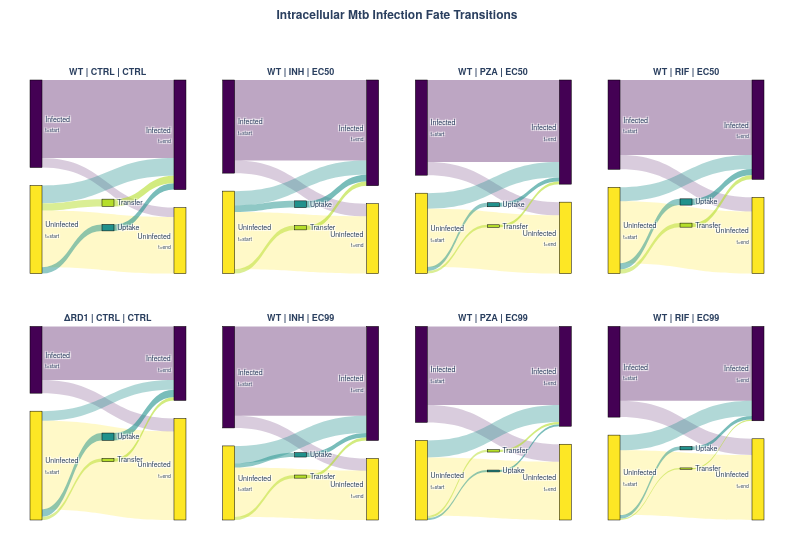

Source (notebook cell):
### Code cell
import pandas as pd
import plotly.graph_objects as go
from plotly.subplots import make_subplots
import os

# --- 1. Dimensions & Typography Configuration ---
# 210mm is approximately 794 pixels at 96 DPI
A4_WIDTH_PX = 794 
FIG_HEIGHT_PX = 550 # Adjusted for a balanced aspect ratio on A4

# Font Sizes
FONT_TITLE = 12
FONT_SUBPLOT = 9
FONT_NODES = 7

# Viridis Palette
c_infected = '#440154'   
c_uninfected = '#fde725' 
c_uptake = '#21918c'     
c_transfer = '#b5de2b'   

node_labels = [
    "Infected<br><sub>t=start</sub>", "Uninfected<br><sub>t=start</sub>", 
    "Infected<br><sub>t=end</sub>", "Uninfected<br><sub>t=end</sub>", 
    "Uptake", "Transfer"
]
node_colors = [c_infected, c_uninfected, c_infected, c_uninfected, c_uptake, c_transfer]

def hex_to_rgba(hex_col, alpha=0.3):
    hex_col = hex_col.lstrip('#')
    r, g, b = int(hex_col[0:2], 16), int(hex_col[2:4], 16), int(hex_col[4:6], 16)
    return f'rgba({r}, {g}, {b}, {alpha})'

link_colors_rgba = [
    hex_to_rgba(c_infected, 0.35), hex_to_rgba(c_infected, 0.20),
    hex_to_rgba(c_uptake, 0.35), hex_to_rgba(c_uninfected, 0.25),
    hex_to_rgba(c_uptake, 0.50), hex_to_rgba(c_transfer, 0.50),
    hex_to_rgba(c_uptake, 0.60), hex_to_rgba(c_transfer, 0.60)
]

# --- 2. Plot Construction ---
grid_conditions = [
    ('WT', 'CTRL', None), ('WT', 'INH', 'EC50'), ('WT', 'PZA', 'EC50'), ('WT', 'RIF', 'EC50'),
    ('ΔRD1', 'CTRL', None), ('WT', 'INH', 'EC99'), ('WT', 'PZA', 'EC99'), ('WT', 'RIF', 'EC99')
]

fig = make_subplots(
    rows=2, cols=4, 
    specs=[[{'type': 'sankey'}]*4]*2,
    vertical_spacing=0.12, # Space for subplot titles
    subplot_titles=[f"<b>{s} | {c} | {conc if conc else 'CTRL'}</b>" for s, c, conc in grid_conditions]
)

for i, (strain, compound, conc) in enumerate(grid_conditions):
    s, t, v = get_sankey_links(df, strain, compound, conc)
    if s:
        fig.add_trace(go.Sankey(
            node=dict(
                pad=18, thickness=12, 
                label=node_labels, color=node_colors,
                line=dict(color="black", width=0.5)
            ),
            link=dict(source=s, target=t, value=v, color=link_colors_rgba),
            textfont=dict(size=FONT_NODES, family="Helvetica Neue")
        ), row=(i // 4) + 1, col=(i % 4) + 1)

# --- 3. Final Layout & Export ---
fig.update_layout(
    title=dict(
        text="<b>Intracellular Mtb Infection Fate Transitions</b>",
        font=dict(size=FONT_TITLE),
        x=0.5, y=0.98
    ),
    width=A4_WIDTH_PX,
    height=FIG_HEIGHT_PX,
    font_family="Helvetica Neue",
    margin=dict(l=30, r=30, t=80, b=30)
)

# Update subplot title fonts
for i in fig['layout']['annotations']:
    i['font'] = dict(size=FONT_SUBPLOT)

save_path = "/Volumes/OPERA3/Nathan/data/macrohet/macrohet_results/manuscript/rebuttal_figs/final_final_final/supp/"
fig.write_html(f"{save_path}grid_sankey_viridis_fate.html")
fig.write_image(f"{save_path}grid_sankey_viridis_fate.pdf") 
fig.show()

### Figure 1 — Plotly figure (JSON) as saved in the notebook; plotly's stock layout.template omitted (floating-point values rounded to 4 significant figures)
{"data": [{"domain": {"x": [0, 0.2125], "y": [0.56, 1]}, "link": {"color": ["rgba(68, 1, 84, 0.35)", "rgba(68, 1, 84, 0.2)", "rgba(33, 145, 140, 0.35)", "rgba(253, 231, 37, 0.25)", "rgba(33, 145, 140, 0.5)", "rgba(181, 222, 43, 0.5)", "rgba(33, 145, 140, 0.6)", "rgba(181, 222, 43, 0.6)"], "source": [0, 0, 1, 1, 1, 1, 4, 5], "target": [2, 3, 2, 3, 4, 5, 2, 2], "value": [1447, 175, 330, 1048, 120, 135, 120, 135]}, "node": {"color": ["#440154", "#fde725", "#440154", "#fde725", "#21918c", "#b5de2b"], "label": ["Infected<br><sub>t=start</sub>", "Uninfected<br><sub>t=start</sub>", "Infected<br><sub>t=end</sub>", "Uninfected<br><sub>t=end</sub>", "Uptake", "Transfer"], "line": {"color": "black", "width": 0.5}, "pad": 18, "thickness": 12}, "textfont": {"family": "Helvetica Neue", "size": 7}, "type": "sankey"}, {"domain": {"x": [0.2625, 0.475], "y": [0.56, 1]}, "link": {"color": ["rgba(68, 1, 84, 0.35)", "rgba(68, 1, 84, 0.2)", "rgba(33, 145, 140, 0.35)", "rgba(253, 231, 37, 0.25)", "rgba(33, 145, 140, 0.5)", "rgba(181, 222, 43, 0.5)", "rgba(33, 145, 140, 0.6)", "rgba(181, 222, 43, 0.6)"], "source": [0, 0, 1, 1, 1, 1, 4, 5], "target": [2, 3, 2, 3, 4, 5, 2, 2], "value": [679, 107, 120, 483, 57, 36, 57, 36]}, "node": {"color": ["#440154", "#fde725", "#440154", "#fde725", "#21918c", "#b5de2b"], "label": ["Infected<br><sub>t=start</sub>", "Uninfected<br><sub>t=start</sub>", "Infected<br><sub>t=end</sub>", "Uninfected<br><sub>t=end</sub>", "Uptake", "Transfer"], "line": {"color": "black", "width": 0.5}, "pad": 18, "thickness": 12}, "textfont": {"family": "Helvetica Neue", "size": 7}, "type": "sankey"}, {"domain": {"x": [0.525, 0.7375], "y": [0.56, 1]}, "link": {"color": ["rgba(68, 1, 84, 0.35)", "rgba(68, 1, 84, 0.2)", "rgba(33, 145, 140, 0.35)", "rgba(253, 231, 37, 0.25)", "rgba(33, 145, 140, 0.5)", "rgba(181, 222, 43, 0.5)", "rgba(33, 145, 140, 0.6)", "rgba(181, 222, 43, 0.6)"], "source": [0, 0, 1, 1, 1, 1, 4, 5], "target": [2, 3, 2, 3, 4, 5, 2, 2], "value": [732, 118, 139, 520, 36, 23, 36, 23]}, "node": {"color": ["#440154", "#fde725", "#440154", "#fde725", "#21918c", "#b5de2b"], "label": ["Infected<br><sub>t=start</sub>", "Uninfected<br><sub>t=start</sub>", "Infected<br><sub>t=end</sub>", "Uninfected<br><sub>t=end</sub>", "Uptake", "Transfer"], "line": {"color": "black", "width": 0.5}, "pad": 18, "thickness": 12}, "textfont": {"family": "Helvetica Neue", "size": 7}, "type": "sankey"}, {"domain": {"x": [0.7875, 1], "y": [0.56, 1]}, "link": {"color": ["rgba(68, 1, 84, 0.35)", "rgba(68, 1, 84, 0.2)", "rgba(33, 145, 140, 0.35)", "rgba(253, 231, 37, 0.25)", "rgba(33, 145, 140, 0.5)", "rgba(181, 222, 43, 0.5)", "rgba(33, 145, 140, 0.6)", "rgba(181, 222, 43, 0.6)"], "source": [0, 0, 1, 1, 1, 1, 4, 5], "target": [2, 3, 2, 3, 4, 5, 2, 2], "value": [575, 109, 107, 475, 48, 31, 48, 31]}, "node": {"color": ["#440154", "#fde725", "#440154", "#fde725", "#21918c", "#b5de2b"], "label": ["Infected<br><sub>t=start</sub>", "Uninfected<br><sub>t=start</sub>", "Infected<br><sub>t=end</sub>", "Uninfected<br><sub>t=end</sub>", "Uptake", "Transfer"], "line": {"color": "black", "width": 0.5}, "pad": 18, "thickness": 12}, "textfont": {"family": "Helvetica Neue", "size": 7}, "type": "sankey"}, {"domain": {"x": [0, 0.2125], "y": [0, 0.44]}, "link": {"color": ["rgba(68, 1, 84, 0.35)", "rgba(68, 1, 84, 0.2)", "rgba(33, 145, 140, 0.35)", "rgba(253, 231, 37, 0.25)", "rgba(33, 145, 140, 0.5)", "rgba(181, 222, 43, 0.5)", "rgba(33, 145, 140, 0.6)", "rgba(181, 222, 43, 0.6)"], "source": [0, 0, 1, 1, 1, 1, 4, 5], "target": [2, 3, 2, 3, 4, 5, 2, 2], "value": [460, 112, 83, 758, 63, 28, 63, 28]}, "node": {"color": ["#440154", "#fde725", "#440154", "#fde725", "#21918c", "#b5de2b"], "label": ["Infected<br><sub>t=start</sub>", "Uninfected<br><sub>t=start</sub>", "Infected<br><sub>t=end</sub>", "Uninfected<br><sub>t=end</sub>", "Uptake", "Transfer"], "line": {"color": "black", "width": 0.5}, "pad": 18, "thickness": 12}, "textfont": {"family": "Helvetica Neue", "size": 7}, "type": "sankey"}, {"domain": {"x": [0.2625, 0.475], "y": [0, 0.44]}, "link": {"color": ["rgba(68, 1, 84, 0.35)", "rgba(68, 1, 84, 0.2)", "rgba(33, 145, 140, 0.35)", "rgba(253, 231, 37, 0.25)", "rgba(33, 145, 140, 0.5)", "rgba(181, 222, 43, 0.5)", "rgba(33, 145, 140, 0.6)", "rgba(181, 222, 43, 0.6)"], "source": [0, 0, 1, 1, 1, 1, 4, 5], "target": [2, 3, 2, 3, 4, 5, 2, 2], "value": [1038, 142, 201, 573, 51, 36, 51, 36]}, "node": {"color": ["#440154", "#fde725", "#440154", "#fde725", "#21918c", "#b5de2b"], "label": ["Infected<br><sub>t=start</sub>", "Uninfected<br><sub>t=start</sub>", "Infected<br><sub>t=end</sub>", "Uninfected<br><sub>t=end</sub>", "Uptake", "Transfer"], "line": {"color": "black", "width": 0.5}, "pad": 18, "thickness": 12}, "textfont": {"family": "Helvetica Neue", "size": 7}, "type": "sankey"}, {"domain": {"x": [0.525, 0.7375], "y": [0, 0.44]}, "link": {"color": ["rgba(68, 1, 84, 0.35)", "rgba(68, 1, 84, 0.2)", "rgba(33, 145, 140, 0.35)", "rgba(253, 231, 37, 0.25)", "rgba(33, 145, 140, 0.5)", "rgba(181, 222, 43, 0.5)", "rgba(33, 145, 140, 0.6)", "rgba(181, 222, 43, 0.6)"], "source": [0, 0, 1, 1, 1, 1, 4, 5], "target": [2, 3, 2, 3, 4, 5, 2, 2], "value": [1009, 224, 218, 749, 24, 31, 24, 31]}, "node": {"color": ["#440154", "#fde725", "#440154", "#fde725", "#21918c", "#b5de2b"], "label": ["Infected<br><sub>t=start</sub>", "Uninfected<br><sub>t=start</sub>", "Infected<br><sub>t=end</sub>", "Uninfected<br><sub>t=end</sub>", "Uptake", "Transfer"], "line": {"color": "black", "width": 0.5}, "pad": 18, "thickness": 12}, "textfont": {"family": "Helvetica Neue", "size": 7}, "type": "sankey"}, {"domain": {"x": [0.7875, 1], "y": [0, 0.44]}, "link": {"color": ["rgba(68, 1, 84, 0.35)", "rgba(68, 1, 84, 0.2)", "rgba(33, 145, 140, 0.35)", "rgba(253, 231, 37, 0.25)", "rgba(33, 145, 140, 0.5)", "rgba(181, 222, 43, 0.5)", "rgba(33, 145, 140, 0.6)", "rgba(181, 222, 43, 0.6)"], "source": [0, 0, 1, 1, 1, 1, 4, 5], "target": [2, 3, 2, 3, 4, 5, 2, 2], "value": [854, 187, 173, 745, 40, 16, 40, 16]}, "node": {"color": ["#440154", "#fde725", "#440154", "#fde725", "#21918c", "#b5de2b"], "label": ["Infected<br><sub>t=start</sub>", "Uninfected<br><sub>t=start</sub>", "Infected<br><sub>t=end</sub>", "Uninfected<br><sub>t=end</sub>", "Uptake", "Transfer"], "line": {"color": "black", "width": 0.5}, "pad": 18, "thickness": 12}, "textfont": {"family": "Helvetica Neue", "size": 7}, "type": "sankey"}], "layout": {"annotations": [{"font": {"size": 9}, "showarrow": false, "text": "<b>WT | CTRL | CTRL</b>", "x": 0.1062, "xanchor": "center", "xref": "paper", "y": 1, "yanchor": "bottom", "yref": "paper"}, {"font": {"size": 9}, "showarrow": false, "text": "<b>WT | INH | EC50</b>", "x": 0.3688, "xanchor": "center", "xref": "paper", "y": 1, "yanchor": "bottom", "yref": "paper"}, {"font": {"size": 9}, "showarrow": false, "text": "<b>WT | PZA | EC50</b>", "x": 0.6313, "xanchor": "center", "xref": "paper", "y": 1, "yanchor": "bottom", "yref": "paper"}, {"font": {"size": 9}, "showarrow": false, "text": "<b>WT | RIF | EC50</b>", "x": 0.8938, "xanchor": "center", "xref": "paper", "y": 1, "yanchor": "bottom", "yref": "paper"}, {"font": {"size": 9}, "showarrow": false, "text": "<b>ΔRD1 | CTRL | CTRL</b>", "x": 0.1062, "xanchor": "center", "xref": "paper", "y": 0.44, "yanchor": "bottom", "yref": "paper"}, {"font": {"size": 9}, "showarrow": false, "text": "<b>WT | INH | EC99</b>", "x": 0.3688, "xanchor": "center", "xref": "paper", "y": 0.44, "yanchor": "bottom", "yref": "paper"}, {"font": {"size": 9}, "showarrow": false, "text": "<b>WT | PZA | EC99</b>", "x": 0.6313, "xanchor": "center", "xref": "paper", "y": 0.44, "yanchor": "bottom", "yref": "paper"}, {"font": {"size": 9}, "showarrow": false, "text": "<b>WT | RIF | EC99</b>", "x": 0.8938, "xanchor": "center", "xref": "paper", "y": 0.44, "yanchor": "bottom", "yref": "paper"}], "font": {"family": "Helvetica Neue"}, "height": 550, "margin": {"b": 30, "l": 30, "r": 30, "t": 80}, "title": {"font": {"size": 12}, "text": "<b>Intracellular Mtb Infection Fate Transitions</b>", "x": 0.5, "y": 0.98}, "width": 794}}
